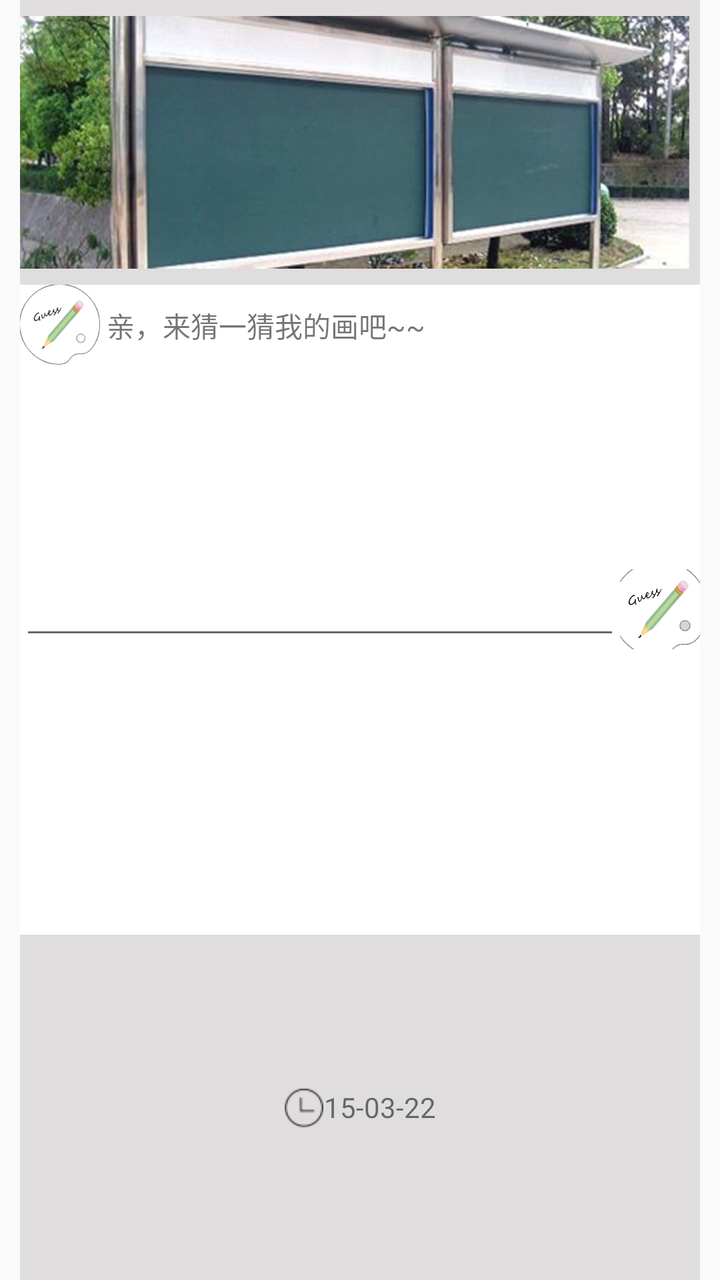
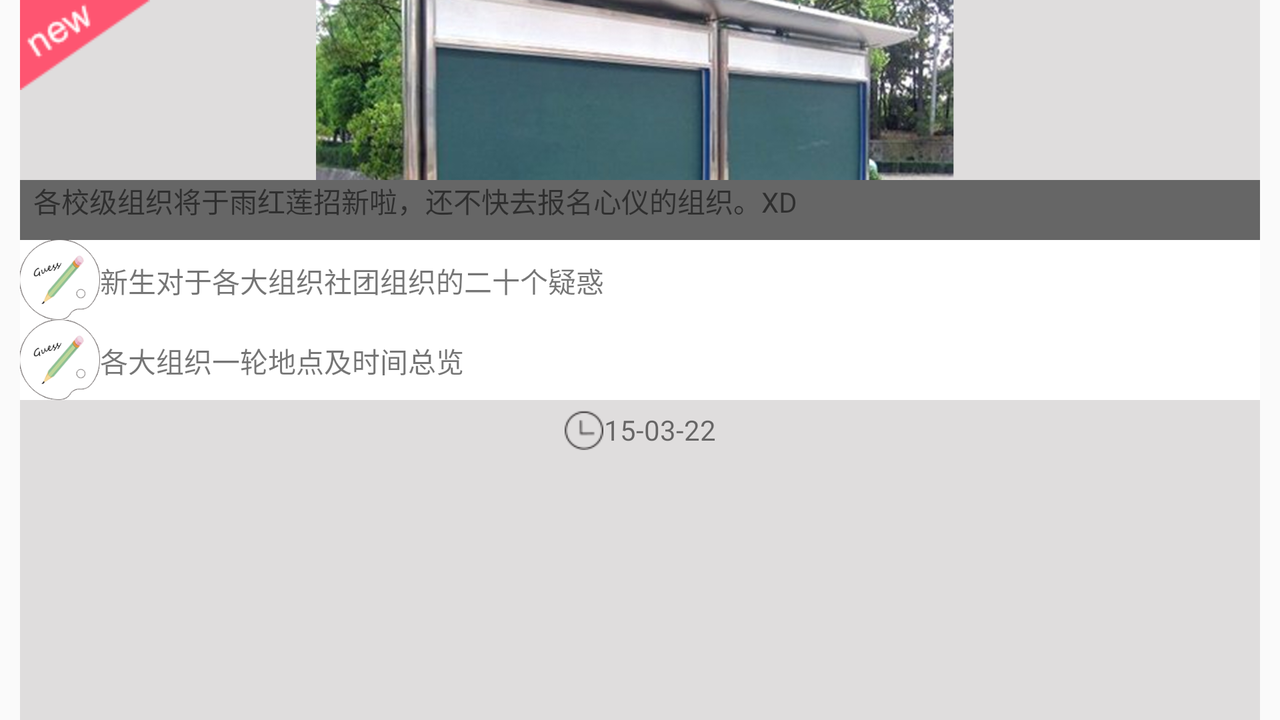

Two renders of one Android screen. The first uses the default layout on a phone; the second uses the alternative layout the repository ships for a different screen configuration, on a matching device. The two XML files are below.
<!-- AndroidManifest.xml: application theme AppTheme -->
<!-- res/layout/guess_item.xml -->
<?xml version="1.0" encoding="utf-8"?>
<LinearLayout xmlns:android="http://schemas.android.com/apk/res/android"
    android:layout_width="match_parent"
    android:layout_height="match_parent"
    android:layout_marginLeft="10dp"
    android:layout_marginRight="10dp"
    android:background="#dfdddd"
    android:orientation="vertical" >

    <RelativeLayout
        android:layout_width="wrap_content"
        android:layout_height="0dp"
        android:layout_weight="1">
        <ImageView
            android:id="@+id/newview"
            android:layout_width="wrap_content"
            android:layout_height="wrap_content"
            android:layout_centerHorizontal="true"
            android:src="@drawable/org"
            android:layout_centerVertical="true"
            android:layout_alignParentTop="true" />


    

    </RelativeLayout>
    <LinearLayout
        android:layout_width="fill_parent"
        android:layout_height="0dp"
        android:background="#fff"
        android:orientation="horizontal"
        android:layout_weight="1">
        <ImageView
            android:id="@+id/doubtview"
            android:layout_height="40dp"
            android:layout_width="40dp"
            android:src="@drawable/ic_launcher"/>

        <TextView
            android:id="@+id/guessTV"
            android:layout_width="match_parent"
            android:layout_height="40dp"
            android:paddingTop="10dp"
            android:text=" 亲，来猜一猜我的画吧~~" />

    </LinearLayout>
    <RelativeLayout
        android:layout_width="match_parent"
        android:layout_height="40dp"
        android:background="#fff"
        android:layout_weight="1">

    <ImageButton
        android:id="@+id/commitBtn"
        android:layout_height="40dp"
        android:layout_width="40dp"
        android:src="@drawable/ic_launcher"
        android:layout_gravity="right"
        android:layout_alignParentTop="true"
        android:layout_alignParentRight="true"
        android:layout_alignParentEnd="true" />

    <EditText
            android:id="@+id/answerET"
            android:layout_width="fill_parent"
            android:layout_height="40dp"
            android:layout_toLeftOf="@+id/commitBtn"
            android:layout_toStartOf="@+id/commitBtn" />

    </RelativeLayout>
    <LinearLayout
        android:layout_height="30dp"
        android:layout_width="wrap_content"
        android:orientation="horizontal"
        android:layout_gravity="center"
        android:layout_weight="1">

        <ImageView
            android:layout_width="20dp"
            android:layout_height="20dp"
            android:src="@drawable/date"
            android:layout_gravity="center" />
        <TextView
            android:id="@+id/time"
            android:layout_width="wrap_content"
            android:layout_height="wrap_content"
            android:layout_gravity="center"
            android:text="15-03-22"/>

    </LinearLayout>

</LinearLayout>
<!-- resources referenced by this layout -->
<resources>
  <!-- drawable date: png bitmap (drawable-mdpi, 3319 bytes) -->
  <!-- drawable ic_launcher: png bitmap (drawable-hdpi, 6814 bytes) -->
  <!-- drawable org: png bitmap (drawable-hdpi, 248489 bytes) -->
  <style name="AppTheme" parent="AppTheme.Base">
          
      </style>
  <style name="AppTheme.Base" parent="Theme.AppCompat.Light.DarkActionBar">
          <item name="windowActionBar">false</item>
          <item name="android:windowNoTitle">true</item>
      </style>
</resources>
<!-- res/layout-land/guess_item.xml (the repository's variant of the layout above) -->
<!-- drawn on the phone turned sideways -->
<?xml version="1.0" encoding="utf-8"?>
<LinearLayout xmlns:android="http://schemas.android.com/apk/res/android"
    android:layout_width="match_parent"
    android:layout_height="match_parent"
    android:layout_marginLeft="10dp"
    android:layout_marginRight="10dp"
    android:background="#dfdddd"
    android:orientation="vertical" >

    <RelativeLayout
        android:layout_width="fill_parent"
        android:layout_height="120dp">
        <ImageView
            android:id="@+id/newview"
            android:layout_width="fill_parent"
            android:layout_height="120dp"
            android:src="@drawable/org" />

        <ImageView
            android:id="@+id/newmsg"
            android:layout_width="wrap_content"
            android:layout_height="wrap_content"
            android:layout_alignParentLeft="true"
            android:layout_alignParentTop="true"
            android:src="@drawable/newmessage" />

        <TextView
            android:id="@+id/zhaoxin"
            android:layout_width="fill_parent"
            android:layout_height="30dp"
            android:layout_alignParentBottom="true"
            android:layout_alignParentLeft="true"
            android:background="#666666"
            android:text="  各校级组织将于雨红莲招新啦，还不快去报名心仪的组织。XD"

            android:singleLine="true" />

    </RelativeLayout>
    <LinearLayout
        android:layout_width="fill_parent"
        android:layout_height="40dp"
        android:background="#fff"
        android:orientation="horizontal"
        >
        <ImageView
            android:id="@+id/doubtview"
            android:layout_height="40dp"
            android:layout_width="40dp"
            android:src="@drawable/ic_launcher"/>

        <TextView
            android:id="@+id/doubtTV"
            android:layout_width="match_parent"
            android:layout_height="40dp"
            android:paddingTop="10dp"
            android:text="新生对于各大组织社团组织的二十个疑惑" />

    </LinearLayout>
    <LinearLayout
        android:layout_width="fill_parent"
        android:layout_height="40dp"
        android:background="#fff"
        android:orientation="horizontal"
        >
        <ImageView
            android:id="@+id/interview"
            android:layout_height="40dp"
            android:layout_width="40dp"
            android:src="@drawable/ic_launcher"/>

        <TextView
            android:id="@+id/interviewTV"
            android:layout_width="match_parent"
            android:layout_height="40dp"
            android:paddingTop="10dp"
            android:text="各大组织一轮地点及时间总览" />

    </LinearLayout>
    <LinearLayout
        android:layout_height="30dp"
        android:layout_width="wrap_content"
        android:orientation="horizontal"
        android:layout_gravity="center">

        <ImageView
            android:layout_width="20dp"
            android:layout_height="20dp"
            android:src="@drawable/date"
            android:layout_gravity="center" />
        <TextView
            android:layout_width="wrap_content"
            android:layout_height="wrap_content"
            android:layout_gravity="center"
            android:text="15-03-22"/>

    </LinearLayout>

</LinearLayout>
<!-- resources referenced by the variant -->
<!-- as the phone turned sideways resolves them -->
<resources>
  <!-- drawable date: png bitmap (drawable-mdpi, 3319 bytes) -->
  <!-- drawable ic_launcher: png bitmap (drawable-hdpi, 6814 bytes) -->
  <!-- drawable newmessage: png bitmap (drawable-mdpi, 4006 bytes) -->
  <!-- drawable org: png bitmap (drawable-hdpi, 248489 bytes) -->
  <style name="AppTheme" parent="AppTheme.Base">
          
      </style>
  <style name="AppTheme.Base" parent="Theme.AppCompat.Light.DarkActionBar">
          <item name="windowActionBar">false</item>
          <item name="android:windowNoTitle">true</item>
      </style>
</resources>
